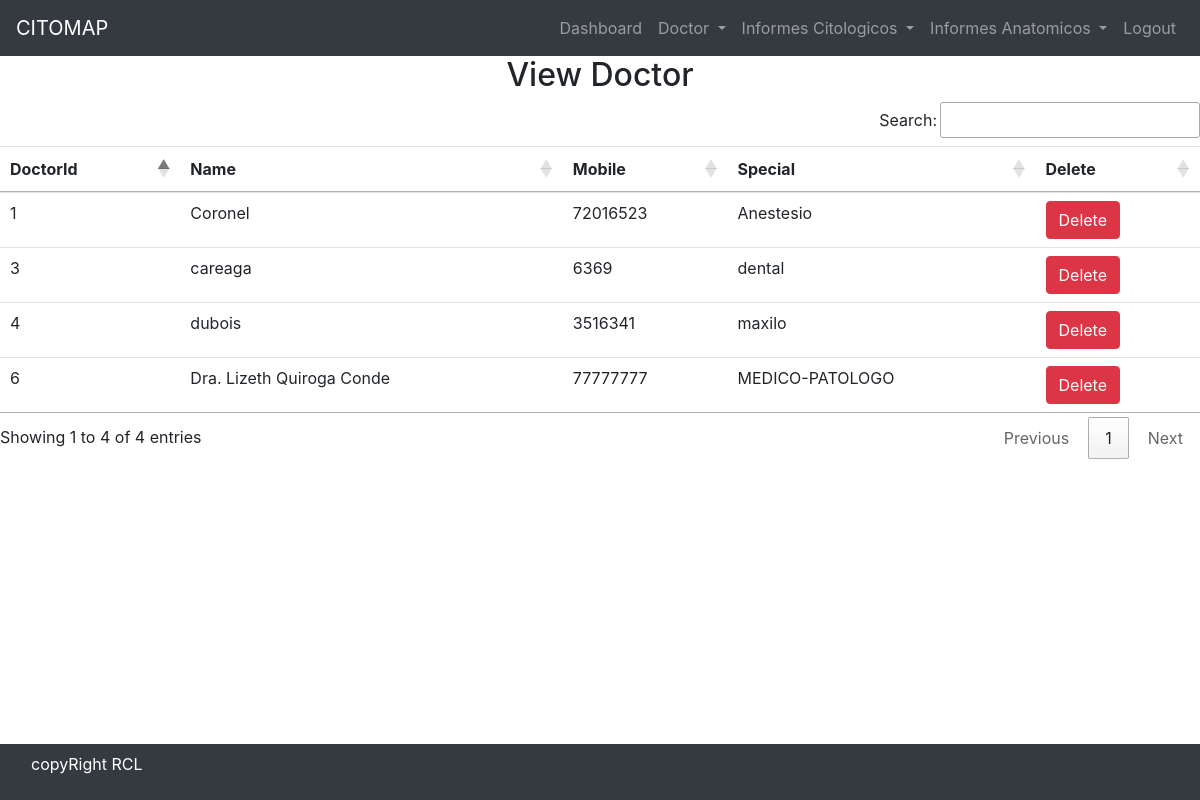
Page /view_doctor/ (signed in) on the earlier database version.
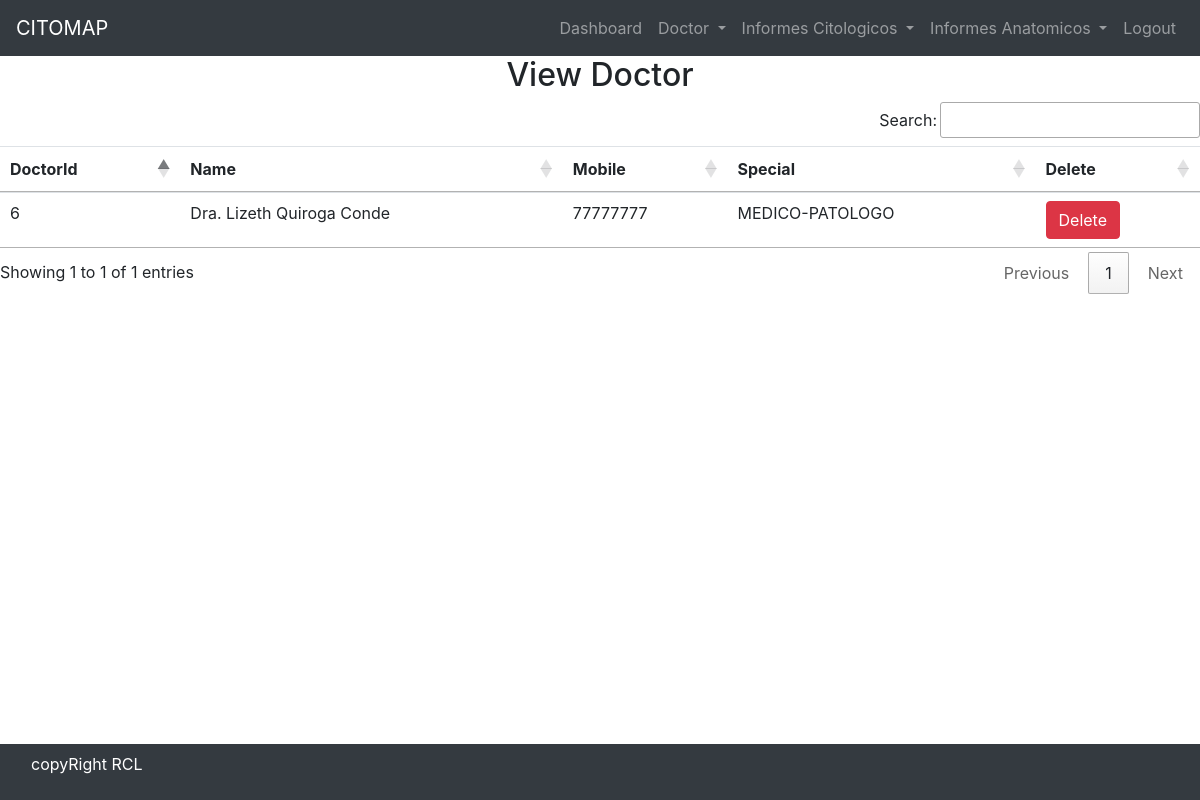
Same page on the later database version.
### hospital/models.py (models this page shows)
class Doctor(models.Model):
    Name = models.CharField(max_length=50)
    mobile = models.IntegerField()
    special = models.CharField(max_length=50)
    matricula = models.CharField(max_length=50,default='CCC-00000')

### hospital/views.py (the view)
# urls.py: path('view_doctor/', View_Doctor, name='view_doctor'),
def View_Doctor(request):
    if not request.user.is_staff:
        return redirect('login')
    doc = Doctor.objects.all()
    d = {'doc': doc}
    return render(request, 'view_doctor.html',d)

### hospital/templates/view_doctor.html
{% include 'base.html' %} {% include 'navigation.html' %} {% block content %}
<div>
  <h2 class="text-center">View Doctor</h2>
  <table id="example" class="table table-hover">
    <thead>
      <tr>
        <th>DoctorId</th>
        <th>Name</th>
        <th>Mobile</th>
        <th>Special</th>
        <th>Delete</th>
      </tr>
    </thead>
    <body>
      {% for i in doc%}
      <tr>
        <td>{{i.id}}</td>
        <td>{{i.Name}}</td>
        <td>{{i.mobile}}</td>
        <td>{{i.special}}</td>
        <td>
          <a
            href="{% url 'delete_doctor' i.id %}"
            onclick="return confirm('Are you sure you want to delete')"
            class="btn btn-danger"
          >
            Delete
          </a>
        </td>
      </tr>
      {% endfor%}
    </body>
  </table>
</div>
{% endblock content%} {% include 'footer.html'%}

### hospital/templates/base.html (shortened to what this page needs)
{% load static%}
<!DOCTYPE html>
<html lang="en">
  <head>
    <link
      rel="stylesheet"
      href="https://cdn.jsdelivr.net/npm/bootstrap@4.6.2/dist/css/bootstrap.min.css"
    />
    <link
      rel="stylesheet"
      href="https://use.fontawesome.com/releases/v5.7.0/css/all.css"
    />
    <link
      rel="stylesheet"
      text="text/css"
      href="{% static 'css/mystyle.css' %}"
    />
    <link
      rel="stylesheet"
      href="https://cdn.datatables.net/1.13.2/css/jquery.dataTables.min.css"
    />
    <link
      rel="stylesheet"
      href="https://cdn.datatables.net/buttons/2.3.4/css/buttons.dataTables.min.css"
    />
  </head>
  <body>
  </body>
</html>

### hospital/templates/navigation.html (shortened to what this page needs)
<nav class="navbar navbar-expand-lg navbar-dark bg-dark">
  <a class="navbar-brand" href="{%url 'home' %}">CITOMAP </a>
  <div class="collapse navbar-collapse" id="navbarSupportedContent">
    <ul class="navbar-nav ml-auto">
       {% if request.user.is_staff %}
      <li class="nav-item">
        <a class="nav-link" href="{%url 'dashboard' %}">Dashboard</a>
      </li>
      <li class="nav-item dropdown">
        <a
          class="nav-link dropdown-toggle"
          href="#"
          id="navbarDropdown"
          role="button"
          data-toggle="dropdown"
          aria-haspopup="true"
          aria-expanded="false"
        >
          Doctor
        </a>
      </li>
      <li class="nav-item dropdown">
        <a
          class="nav-link dropdown-toggle"
          href="#"
          id="navbarDropdown"
          role="button"
          data-toggle="dropdown"
          aria-haspopup="true"
          aria-expanded="false"
        >
          Informes Citologicos
        </a>
      </li>
      <li class="nav-item dropdown">
        <a
          class="nav-link dropdown-toggle"
          href="#"
          id="navbarDropdown"
          role="button"
          data-toggle="dropdown"
          aria-haspopup="true"
          aria-expanded="false"
        >
          Informes Anatomicos
        </a>
      </li>
      <li class="nav-item">
        <a class="nav-link" href="{% url 'logout_admin' %}">Logout</a>
      </li>
      {% endif%}
    </ul>
  </div>
</nav>

### hospital/templates/footer.html
<nav class="navbar navbar-expand-sm bg-dark fixed-bottom">
  <div class="footer-bottom">
    <div class="container">
      <div class="row">
        <div class="col-sm-12 text-center">
          <div class="copyright text">
            <p class="text-white">copyRight RCL</p>
          </div>
        </div>
      </div>
    </div>
  </div>
</nav>

### hospital/static/css/mystyle.css (style rules this page uses)
* { margin: 0; padding: 0; }

Differences in the rows shown:
removed Doctor: id "1", Name "Coronel", mobile "72016523", special "Anestesio"
removed Doctor: id "3", Name "careaga", mobile "6369", special "dental"
removed Doctor: id "4", Name "dubois", mobile "3516341", special "maxilo"
Other differences:
text written by a page script: "Search: Showing 1 to 4 of 4 entries Previous 1 Next" → "Search: Showing 1 to 1 of 1 entries Previous 1 Next"
